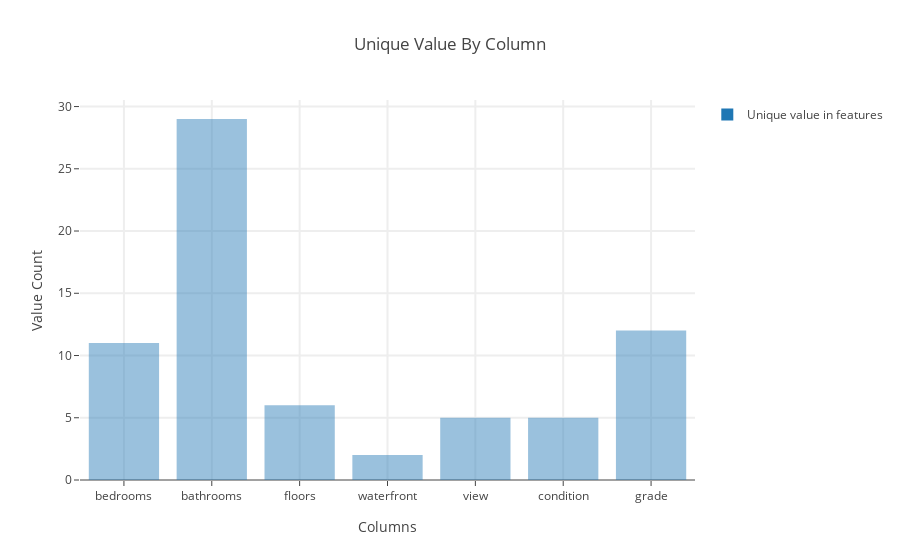

Notebook code for this chart:
### Code cell
## 유니크 갯수 계산
train_unique=[]
columns = ['bedrooms', 'bathrooms', 'floors', 'waterfront', 'view', 'condition', 'grade']

for i in columns:
    train_unique.append(len(df_train[i].unique()))
    
unique_train = pd.DataFrame()
unique_train['Columns'] = columns
unique_train['Unique_value'] = train_unique

data = [
    go.Bar(
        x = unique_train['Columns'],
        y = unique_train['Unique_value'],
        name = 'Unique value in features',
        textfont = dict(size=20),
        marker = dict(opacity=0.45)
    )
]

layout = go.Layout(
    title = 'Unique Value By Column',
    xaxis = dict(title='Columns', ticklen=5, zeroline=False, gridwidth=2),
    yaxis = dict(title='Value Count', ticklen=5, gridwidth=2),
    showlegend = True
)

fig = go.Figure(data=data, layout=layout)
# py.offline.iplot(fig, filename='skin')
py.offline.iplot(fig)

### Figure 1 — Plotly figure (JSON) as saved in the notebook; plotly's stock layout.template omitted (floating-point values rounded to 4 significant figures)
{"data": [{"marker": {"opacity": 0.45}, "name": "Unique value in features", "textfont": {"size": 20}, "type": "bar", "uid": "324b1994-e7ee-42a4-b96c-6e6ab1673225", "x": ["bedrooms", "bathrooms", "floors", "waterfront", "view", "condition", "grade"], "y": [11, 29, 6, 2, 5, 5, 12]}], "layout": {"showlegend": true, "title": "Unique Value By Column", "xaxis": {"gridwidth": 2, "ticklen": 5, "title": "Columns", "zeroline": false}, "yaxis": {"gridwidth": 2, "ticklen": 5, "title": "Value Count"}}}
